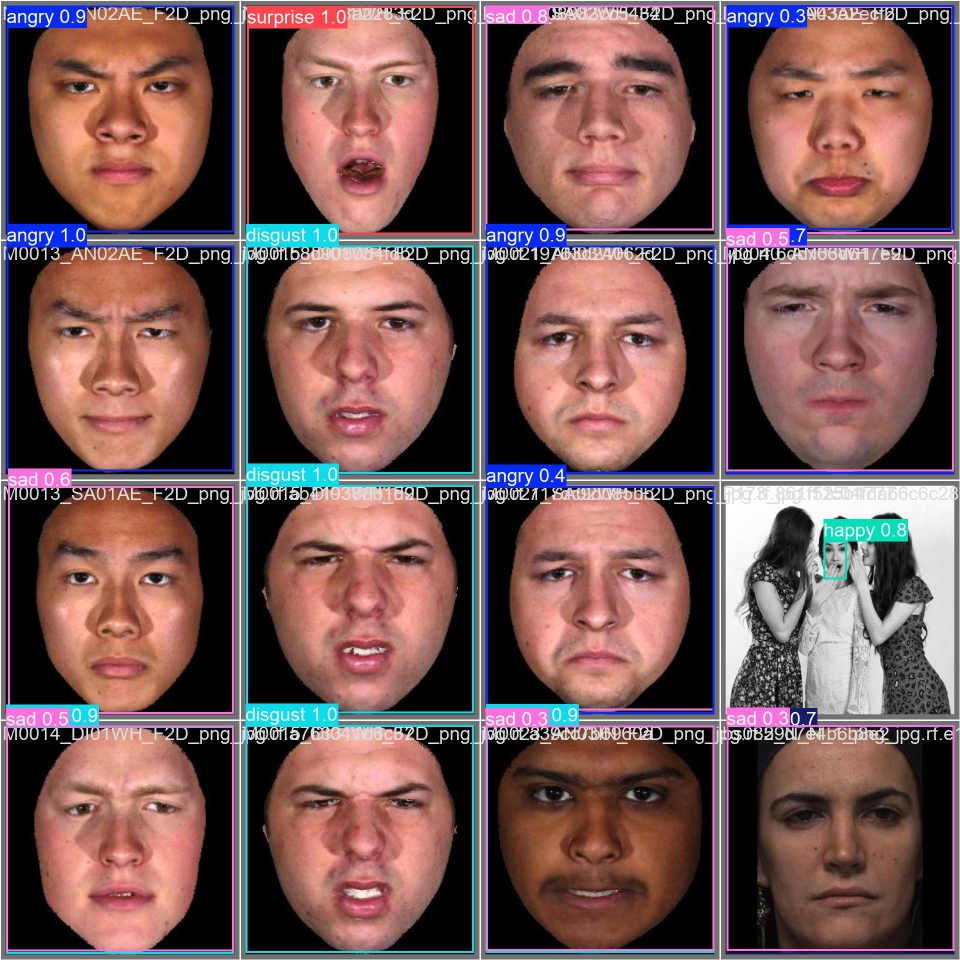
#> input picture runs/detect/train13/val_batch1_pred.jpg, 1920 x 1920 px (shown at 1/2 size)
$ python -i bogo_qual.py   (imports and definitions only)   (older library calls are emulated)
#> lines starting #> are read from the running program, lines starting #| are printed output that depends on the picture
import cv2
import numpy as np
import os


class BogoQualityChecker:
    def __init__(self, path):
        """
        Inicjalizuje obiekt ImageQualityChecker dla podanego pliku obrazu.

        Sprawdza, czy plik istnieje, ma prawidłowe rozszerzenie oraz czy może być poprawnie wczytany.
        """
#> called with path = 'runs/detect/train13/val_batch1_pred.jpg'
        self.image_path = path  # Ścieżka do pliku obrazu

        # Sprawdzenie, czy plik istnieje
        if not os.path.isfile(path):
            raise FileNotFoundError(f'Plik {path} nie istnieje.')

        # Sprawdzenie rozszerzenia pliku w stosunku do dozwolonych
        allowed_extensions = os.environ.get('ALLOWED_EXTENSIONS', [".jpg", ".jpeg", ".png"])
        if os.path.splitext(path)[1].lower() not in allowed_extensions:
            raise TypeError(f'Ten rodzaj pliku nie jest obsługiwany.')

        # Wczytanie obrazu w kolorze (ważne dla testów saturacji i naświetlenia)
        self.image = cv2.imread(path)
#> self.image is the input picture: shape (1920, 1920, 3); mean B, G, R 85.8, 87.1, 117.5
        if self.image is None:
            raise ValueError(f"Nie można wczytać pliku {path} jako obrazu.")

    def check_resolution(self, min_width=600, min_height=600):
        """Sprawdza, czy obraz spełnia minimalne wymagania dotyczące rozdzielczości."""
        # Pobiera wysokość i szerokość obrazu
        height, width = self.image.shape[:2]
        # Sprawdza, czy szerokość i wysokość są co najmniej równe minimalnym wartościom
        return width >= min_width and height >= min_height

    def estimate_blur(self):
        """Szacuje poziom rozmycia obrazu za pomocą wariancji Laplacjanu."""
        # Konwertuje obraz na skalę szarości
        gray = cv2.cvtColor(self.image, cv2.COLOR_BGR2GRAY)
        # Oblicza Laplacjan obrazu (wykrywanie krawędzi)
        laplacian = cv2.Laplacian(gray, cv2.CV_64F)
        # Oblicza wariancję Laplacjanu (im mniejsza wartość, tym bardziej rozmyty obraz)
        laplacian_var = laplacian.var()
        return laplacian_var

    def check_blurriness(self, blur_threshold=50):
        """Sprawdza, czy obraz jest wystarczająco ostry."""
        # Szacuje rozmycie obrazu
        blur_value = self.estimate_blur()
        # Porównuje wartość rozmycia z progiem
        return blur_value >= blur_threshold

    def check_brightness(self, lower_threshold=30, upper_threshold=220):
        """Sprawdza, czy jasność obrazu mieści się w akceptowalnym zakresie."""
        # Konwertuje obraz na skalę szarości
        gray = cv2.cvtColor(self.image, cv2.COLOR_BGR2GRAY)
        # Oblicza średnią jasność
        mean_brightness = np.mean(gray)
        # Sprawdza, czy średnia jasność mieści się pomiędzy dolnym a górnym progiem
        return lower_threshold < mean_brightness < upper_threshold

    def check_saturation(self, threshold=20):
        """Sprawdza, czy obraz ma wystarczającą saturację kolorów."""
        # Konwertuje obraz do przestrzeni barw HSV
        hsv = cv2.cvtColor(self.image, cv2.COLOR_BGR2HSV)
        # Pobiera kanał saturacji
        saturation = hsv[:, :, 1]
        # Oblicza średnią saturację
        mean_saturation = np.mean(saturation)
        # Sprawdza, czy średnia saturacja jest większa niż próg
        return mean_saturation > threshold

    def estimate_noise(self):
        """Szacuje ilość szumu w obrazie."""
        # Konwertuje obraz na skalę szarości
        gray = cv2.cvtColor(self.image, cv2.COLOR_BGR2GRAY)
        # Oblicza różnicę między obrazem a rozmytą wersją obrazu (filtr Gaussa)
        blur = cv2.GaussianBlur(gray, (3, 3), 0)
        noise = gray - blur
        # Oblicza odchylenie standardowe szumu
        noise_std = np.std(noise)
        return noise_std

    def check_noise(self, noise_threshold=10):
        """Sprawdza, czy poziom szumu w obrazie jest akceptowalny."""
        # Szacuje poziom szumu
        noise_value = self.estimate_noise()
        # Sprawdza, czy poziom szumu jest poniżej progu
        return noise_value <= noise_threshold

    def check_exposure(self, lower_percentile=5, upper_percentile=95):
        """Sprawdza, czy obraz jest prawidłowo naświetlony."""
        # Konwertuje obraz na skalę szarości
        gray = cv2.cvtColor(self.image, cv2.COLOR_BGR2GRAY)
        # Spłaszcza tablicę do jednego wymiaru
        pixels = gray.flatten()
        # Oblicza percentyle
        lower = np.percentile(pixels, lower_percentile)
        upper = np.percentile(pixels, upper_percentile)
        # Sprawdza, czy zakres tonalny jest wystarczający
        return (upper - lower) > 50  # Próg można dostosować w zależności od wymagań

    def classify_quality(self):
        """Klasyfikuje jakość obrazu na podstawie różnych metryk i zwraca wynik jakości."""
        tests = []  # Lista przechowująca wyniki poszczególnych testów

        # Sprawdza rozdzielczość, ale nie wlicza do wyniku jakości
        resolution_passed = self.check_resolution()
#> resolution_passed = True

        # Sprawdza ostrość (rozmycie)
        blurriness_passed = self.check_blurriness()
#> in estimate_blur, `gray = cv2.cvtColor(self.image, cv2.COLOR_BGR2GRAY)`:
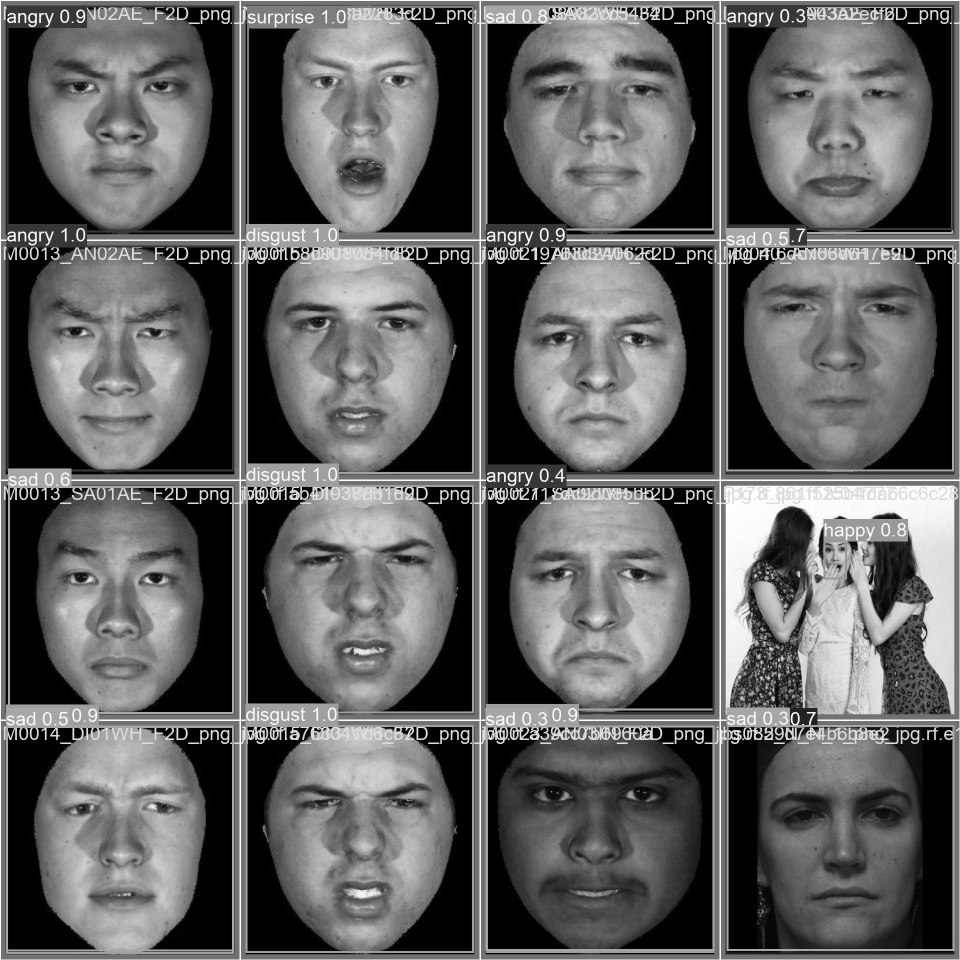
#> gray: shape (1920, 1920) (shown at 1/2 size); min 0, max 255, mean 96
#> in estimate_blur, `laplacian = cv2.Laplacian(gray, cv2.CV_64F)`:
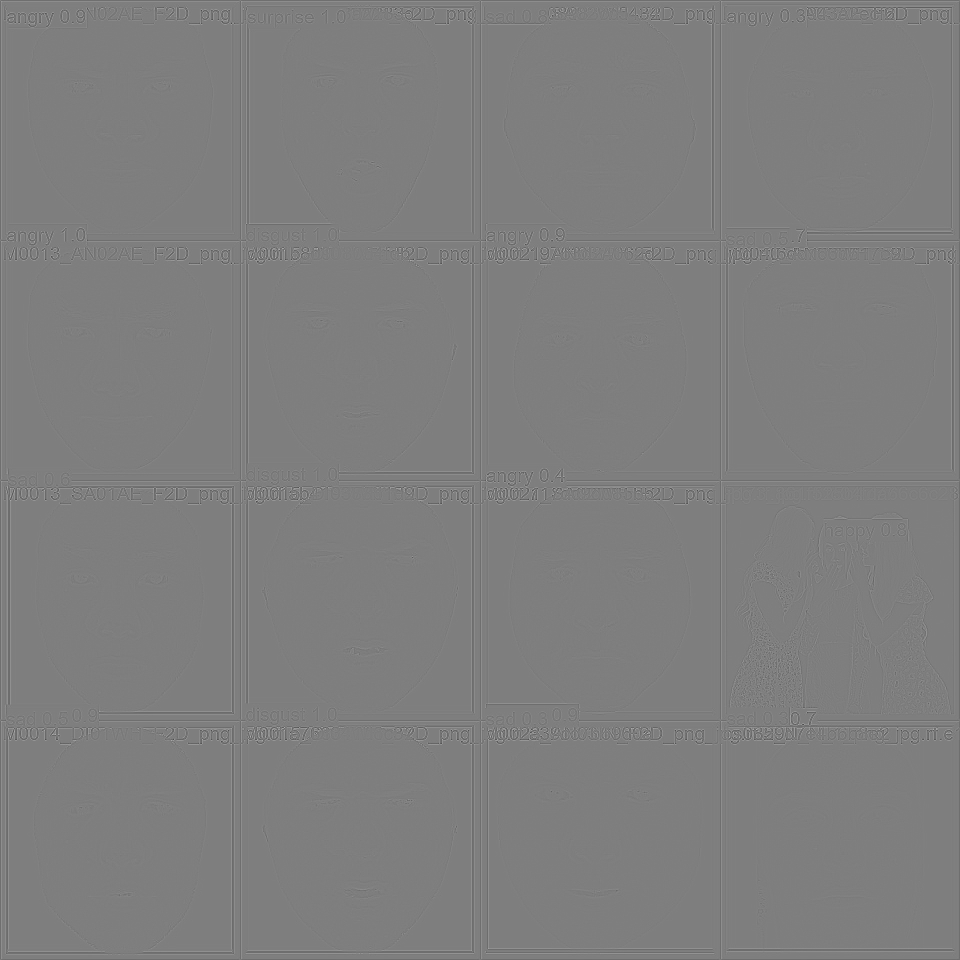
#> laplacian: shape (1920, 1920) float64 (shown at 1/2 size); min -568, max 576, mean -0.1; drawn with min black and max white
#> in estimate_blur, `laplacian_var = laplacian.var()`: laplacian_var = 1382.7
#> blurriness_passed = True
        tests.append(('blurriness', blurriness_passed))

        # Sprawdza jasność
        brightness_passed = self.check_brightness()
#> in check_brightness, `mean_brightness = np.mean(gray)`: mean_brightness = 96.02
#> brightness_passed = True
        tests.append(('brightness', brightness_passed))

        # Sprawdza saturację kolorów
        saturation_passed = self.check_saturation()
#> in check_saturation, `hsv = cv2.cvtColor(self.image, cv2.COLOR_BGR2HSV)`: hsv: shape (1920, 1920, 3); mean H, S, V 28.5, 89.8, 125.4
#> in check_saturation, `saturation = hsv[:, :, 1]`:
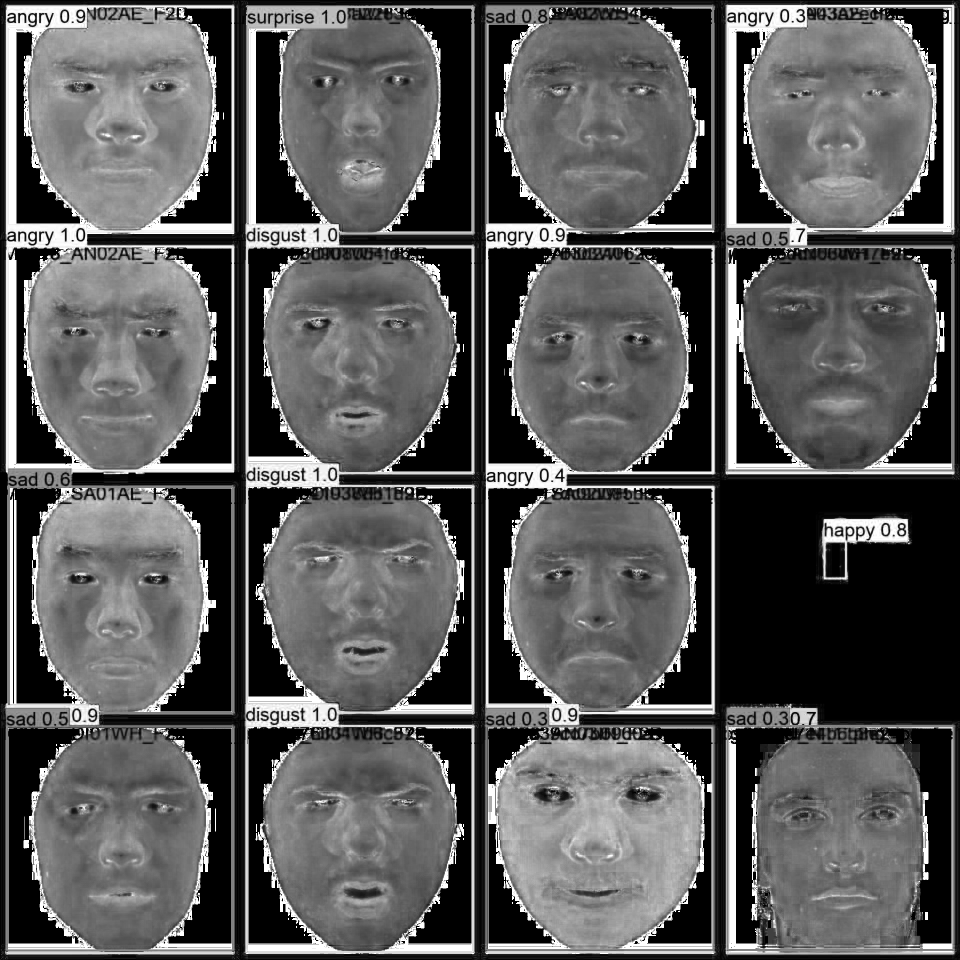
#> saturation: shape (1920, 1920) (shown at 1/2 size); min 0, max 255, mean 89.8
#> in check_saturation, `mean_saturation = np.mean(saturation)`: mean_saturation = 89.76
#> saturation_passed = True
        tests.append(('saturation', saturation_passed))

        # Sprawdza poziom szumu
        noise_passed = self.check_noise()
#> in estimate_noise, `noise = gray - blur`:
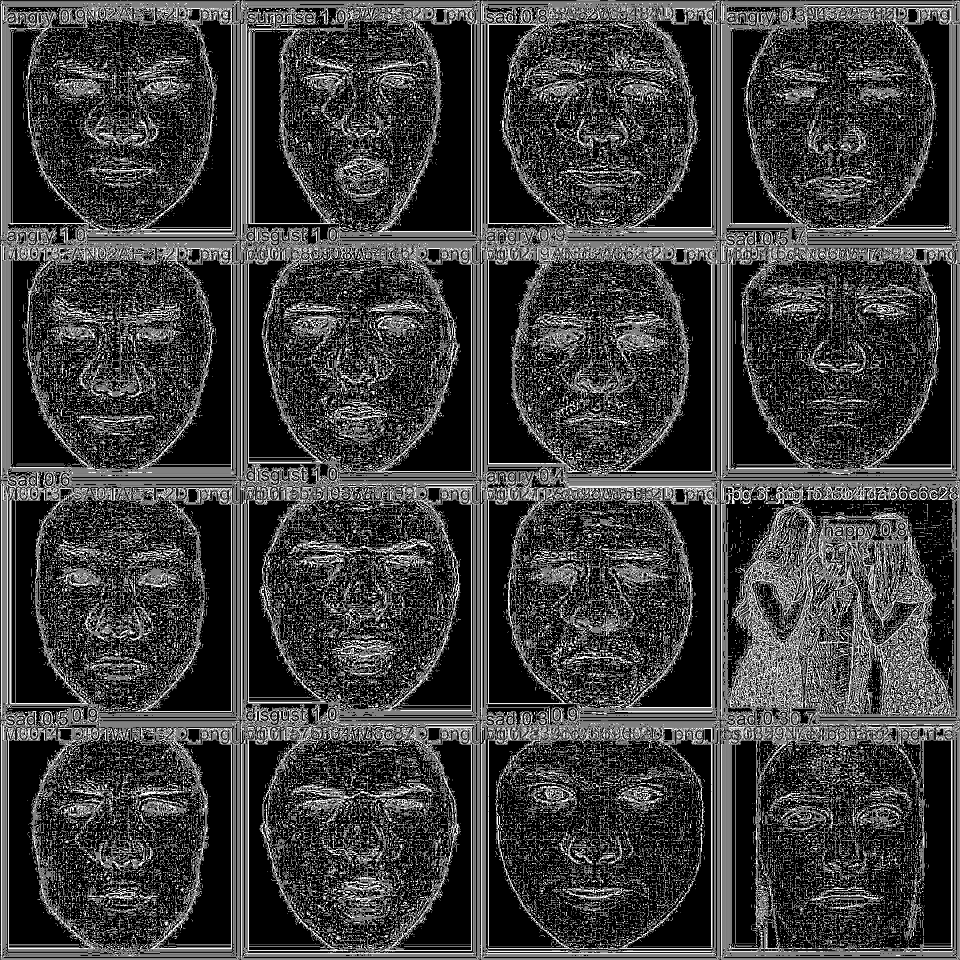
#> noise: shape (1920, 1920) (shown at 1/2 size); min 0, max 255, mean 62
#> in estimate_noise, `noise_std = np.std(noise)`: noise_std = 106.6
#> noise_passed = False
        tests.append(('noise', noise_passed))

        # Sprawdza naświetlenie
        exposure_passed = self.check_exposure()
#> in check_exposure, `lower = np.percentile(pixels, lower_percentile)`: lower = 0
#> in check_exposure, `upper = np.percentile(pixels, upper_percentile)`: upper = 214
#> exposure_passed = True
        tests.append(('exposure', exposure_passed))

        # Oblicza liczbę zaliczonych testów i całkowitą liczbę testów
        tests_passed = sum(1 for test_name, passed in tests if passed)
#> tests_passed = 4
        total_tests = len(tests)
#> total_tests = 5

        # Oblicza wynik jakości (proporcja zaliczonych testów)
        quality_score = tests_passed / total_tests
#> quality_score = 0.8

        # Przygotowuje szczegółowe wyniki
        results = {
            'image_path': self.image_path,
            'quality_score': quality_score,
            'tests_passed': tests_passed,
            'total_tests': total_tests,
            'resolution_passed': resolution_passed,
        }
#> results = {'image_path': 'runs/detect/train13/val_batch1_pred.jpg', 'quality_score': 0.8, 'tests_passed': 4, 'total_tests': 5, 'resolution_passed': True}

        return results

>>> result = BogoQualityChecker('runs/detect/train13/val_batch1_pred.jpg').classify_quality()
#> result has the same summary as results in classify_quality
